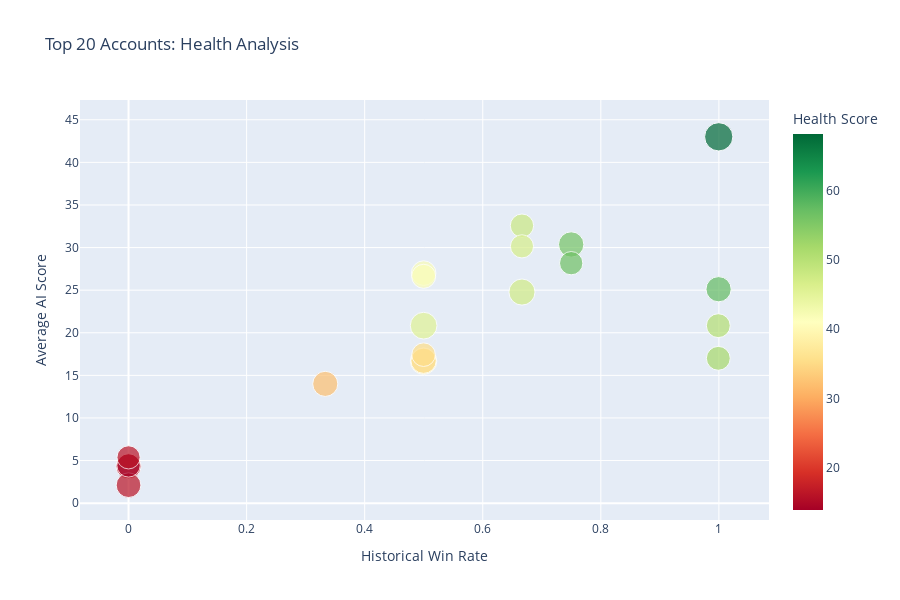

Notebook code cell kept with this figure:
### Markdown cell above
## 6. AI-Generated Account Intelligence

### Code cell
# Account-level analysis
account_summary = all_opps.groupby(['AccountId', 'AccountName']).agg({
    'Amount': ['sum', 'count'],
    'AIScore': 'mean',
    'IsWon': lambda x: (x == True).sum(),
    'IsClosed': lambda x: (x == True).sum()
}).reset_index()

account_summary.columns = ['AccountId', 'AccountName', 'TotalPipeline', 'NumOpps', 
                          'AvgAIScore', 'WonDeals', 'ClosedDeals']

# Calculate account health score
account_summary['WinRate'] = account_summary['WonDeals'] / (account_summary['ClosedDeals'] + 0.001)
account_summary['AccountHealth'] = (
    account_summary['AvgAIScore'] * 0.5 + 
    account_summary['WinRate'] * 100 * 0.3 +
    (account_summary['NumOpps'] / account_summary['NumOpps'].max()) * 100 * 0.2
)

# Top accounts visualization
top_accounts = account_summary.nlargest(20, 'TotalPipeline')

fig = px.scatter(top_accounts, 
                x='WinRate', 
                y='AvgAIScore',
                size='TotalPipeline',
                color='AccountHealth',
                hover_data=['AccountName', 'NumOpps', 'TotalPipeline'],
                title='Top 20 Accounts: Health Analysis',
                labels={'WinRate': 'Historical Win Rate',
                       'AvgAIScore': 'Average AI Score',
                       'AccountHealth': 'Health Score'},
                color_continuous_scale='RdYlGn')

fig.update_layout(height=600)
fig.show()

print("\nTop 5 Strategic Accounts:")
print(top_accounts[['AccountName', 'TotalPipeline', 'AvgAIScore', 'AccountHealth']].head())

### Figure 1 — Plotly figure (JSON) as saved in the notebook; plotly's stock layout.template omitted (floating-point values rounded to 4 significant figures)
{"data": [{"customdata": [["Sandoval PLC", 10, 34258469], ["Munoz-Roman", 12, 30575388], ["Martinez PLC", 9, 30027035], ["Bass PLC", 9, 29225948], ["Riggs PLC", 11, 27505969], ["Powell PLC", 9, 27290614], ["Brown, Jones and Johnson", 7, 27249615], ["Fields PLC", 9, 27214742], ["Delgado-Gilmore", 9, 27065335], ["Lawson, Morris and Ramos", 9, 26223812], ["Oneill, Henry and Salas", 8, 25975462], ["Ponce-Hale", 8, 24809850], ["Vega, Jimenez and Aguilar", 6, 24449951], ["Owens-Holmes", 8, 24419685], ["Costa-Harrison", 7, 23904035], ["Lin-Rasmussen", 7, 23398047], ["Hill, Davenport and Baird", 7, 23370902], ["Parker, Ortiz and Powell", 12, 23295251], ["Barnett, Rogers and Snyder", 7, 23005094], ["Conley PLC", 8, 22958038]], "hovertemplate": "Historical Win Rate=%{x}<br>Average AI Score=%{y}<br>TotalPipeline=%{customdata[2]}<br>AccountName=%{customdata[0]}<br>NumOpps=%{customdata[1]}<br>Health Score=%{marker.color}<extra></extra>", "legendgroup": "", "marker": {"color": [68.16, 45.41, 38.33, 47.38, 56.01, 57.54, 35.02, 17.17, 32.0, 16.06, 41.83, 41.64, 50.39, 51.8, 35.37, 47.95, 13.88, 56.58, 46.73, 16.02], "coloraxis": "coloraxis", "size": [34258469, 30575388, 30027035, 29225948, 27505969, 27290614, 27249615, 27214742, 27065335, 26223812, 25975462, 24809850, 24449951, 24419685, 23904035, 23398047, 23370902, 23295251, 23005094, 22958038], "sizemode": "area", "sizeref": 85650.0, "symbol": "circle"}, "mode": "markers", "name": "", "orientation": "v", "showlegend": false, "type": "scatter", "x": [0.9998, 0.4999, 0.4998, 0.6664, 0.7498, 0.9995, 0.4998, 0.0, 0.3332, 0.0, 0.4999, 0.4999, 0.999, 0.999, 0.4998, 0.6664, 0.0, 0.7498, 0.6664, 0.0], "xaxis": "x", "y": [43.0, 20.83, 16.67, 24.78, 30.36, 25.11, 16.71, 4.333, 14.0, 2.111, 27.0, 26.62, 20.83, 17.0, 17.43, 32.57, 4.429, 28.17, 30.14, 5.375], "yaxis": "y"}], "layout": {"coloraxis": {"colorbar": {"title": {"text": "Health Score"}}, "colorscale": [[0, "rgb(165,0,38)"], [0.1, "rgb(215,48,39)"], [0.2, "rgb(244,109,67)"], [0.3, "rgb(253,174,97)"], [0.4, "rgb(254,224,139)"], [0.5, "rgb(255,255,191)"], [0.6, "rgb(217,239,139)"], [0.7, "rgb(166,217,106)"], [0.8, "rgb(102,189,99)"], [0.9, "rgb(26,152,80)"], [1, "rgb(0,104,55)"]]}, "height": 600, "legend": {"itemsizing": "constant", "tracegroupgap": 0}, "title": {"text": "Top 20 Accounts: Health Analysis"}, "xaxis": {"anchor": "y", "domain": [0, 1], "title": {"text": "Historical Win Rate"}}, "yaxis": {"anchor": "x", "domain": [0, 1], "title": {"text": "Average AI Score"}}}}
